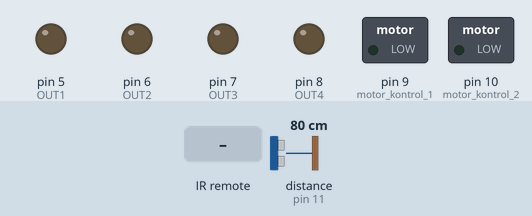
The sketch below on a simulated Arduino Uno, built with avr-gcc and run on an emulated ATmega328P. Shown: switched loads named in the sketch (green lamp = pin HIGH), output pins drawn as LEDs (lit = HIGH). Wiring (inferred from the names in the program): ultrasonic range finder: trigger pin 12; echo pin 11. Dashed ring = blinking. Inputs (shaded band) come from the test bench; at power-on: distance to the obstacle (sensor on pin 11) 80 cm. The echo pulse lasts 58.3 µs per cm; pins used as bus, display or sensor lines are not drawn.

Above: at 1.2 s.
1.3 s: distance to the obstacle (sensor on pin 11) set to 44 cm
2.8 s: distance to the obstacle (sensor on pin 11) set to 36 cm
At 3.2 s:
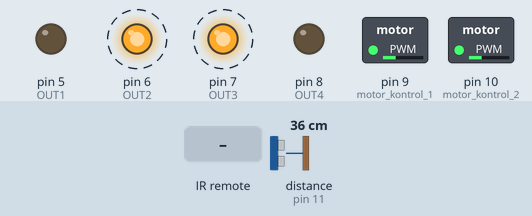
5.8 s: distance to the obstacle (sensor on pin 11) set to 60 cm
At 7.3 s:
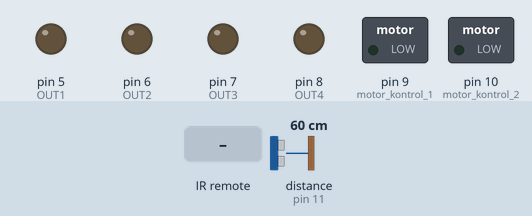
7.6 s: infrared code 0xFF18E7 received
At 8.0 s:
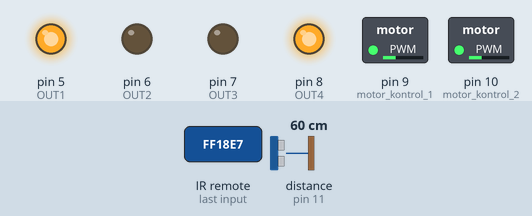
9.1 s: infrared code 0xFF10EF received
At 10.2 s:
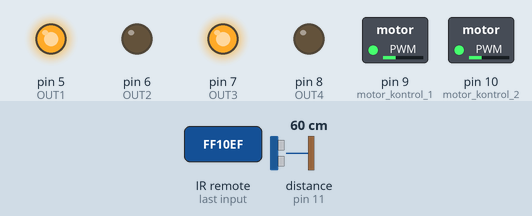
10.6 s: infrared code 0xFF5AA5 received
At 11.9 s:
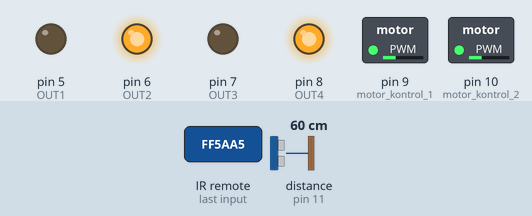
Timing chart, 0 to 13.1 s (numbered marks = the images above; inputs shaded):
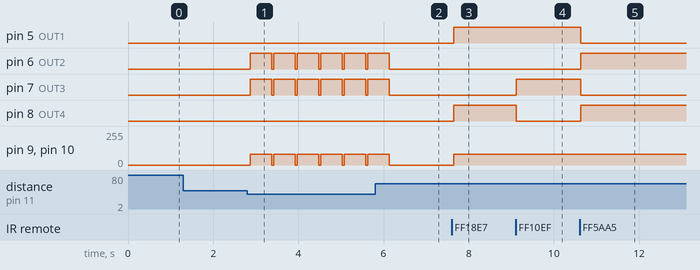

The sketch:

araba_projesi.ino
```cpp
#include <IRremote.h>

const int ir_kumanda_pini=2;
const int OUT1=5;
const int OUT2=6;
const int OUT3=7;
const int OUT4=8;
const int motor_kontrol_1=9;
const int motor_kontrol_2=10;
const int echoPin=11;
const int trigPin=12;
int hiz=80;
IRrecv ir_alicim(ir_kumanda_pini);
decode_results results;

 #define yukari_ok 16718055 //İLERİ GİT:YUKARI OK
 #define asagi_ok 16730805 //GERİ GİT:AŞAĞI OK
 #define sol_ok 16716015 //SOLA DÖN:SOL OK
 #define sag_ok 16734885 //SAĞA DÖN:SAĞ OK
 #define kare 16756815 //HIZ AZALT:KARE TUŞU
 #define yildiz 16738455 //HIZ ARTTIR:YILDIZ TUŞU
 #define tus_0 16750695 //DURDUR:0 TUŞU

void setup() {
pinMode(OUT1,OUTPUT);
pinMode(OUT2,OUTPUT);
pinMode(OUT3,OUTPUT);
pinMode(OUT4,OUTPUT);
pinMode(motor_kontrol_1,OUTPUT);
pinMode(motor_kontrol_2,OUTPUT);
pinMode(echoPin,INPUT);
pinMode(trigPin,OUTPUT);

digitalWrite(motor_kontrol_1,LOW);
digitalWrite(motor_kontrol_2,LOW);
digitalWrite(OUT1,LOW);
digitalWrite(OUT2,LOW);
digitalWrite(OUT3,LOW);
digitalWrite(OUT4,LOW);

ir_alicim.enableIRIn();
}

void loop()
{
int mesafe=mesafe_olcumu();
if(mesafe>40)
{
  if(ir_alicim.decode(&results))
  {
    switch(results.value)
    {
      case kare:
      if(hiz<255)
      hiz+=5;
      break;

      case yildiz:
      if(hiz>80)
      hiz-=5;
      break;

      case yukari_ok:
      motor_hareketleri(1,0,0,1,hiz);
      break;

      case asagi_ok:
      motor_hareketleri(0,1,1,0,hiz);
      break;

      case sol_ok:
      motor_hareketleri(1,0,1,0,hiz);
      break;

      case sag_ok:
      motor_hareketleri(0,1,0,1,hiz);
      break;

      case tus_0:
      motor_hareketleri(0,0,0,0,hiz);
      break;

    }
    ir_alicim.resume();
  }
}
else
{
  motor_hareketleri(0,1,1,0,hiz);
  delay(500);
  motor_hareketleri(0,0,0,0,0);
}

}

int mesafe_olcumu()
{
  long sure,mesafe;
  digitalWrite(trigPin,LOW);
  delayMicroseconds(2);
  digitalWrite(trigPin,HIGH);
  delayMicroseconds(10);
  digitalWrite(trigPin,LOW);
  sure=pulseIn(echoPin,HIGH);
  mesafe=sure/2/29.1;
  delay(50);
  return(mesafe);
}

void motor_hareketleri(int deger1,int deger2,int deger3,int deger4,int hiz)
{
  digitalWrite(OUT1,deger1);
  digitalWrite(OUT2,deger2);
  digitalWrite(OUT3,deger3);
  digitalWrite(OUT4,deger4);
  analogWrite(motor_kontrol_1,hiz);
  analogWrite(motor_kontrol_2,hiz);
}
```

Measured:
- the behaviour switches between 41 and 40 cm on distance to the obstacle (sensor on pin 11) (found by bisection; images 0 and 1)
- after the input at 1.3 s, every drawn part: stays the same
- after the input at 2.8 s, pin 6 (OUT2), pin 7 (OUT3): alternates HIGH for 0.50 s and LOW for 0.05 s, starting after 0.07 s; pin 9 (motor_kontrol_1), pin 10 (motor_kontrol_2): alternates 80/255 for 0.50 s and 0/255 for 0.05 s, starting after 0.07 s
- after the input at 5.8 s, pin 6 (OUT2), pin 7 (OUT3): goes on until 6.1 s, then stays LOW; pin 9 (motor_kontrol_1), pin 10 (motor_kontrol_2): goes on until 6.1 s, then stays 0/255
- after the input at 7.6 s, pin 5 (OUT1), pin 8 (OUT4): LOW → HIGH after 0.05 s; pin 9 (motor_kontrol_1), pin 10 (motor_kontrol_2): 0/255 → 80/255 after 0.05 s
- after the input at 9.1 s, pin 7 (OUT3): LOW → HIGH at once; pin 8 (OUT4): HIGH → LOW at once
- after the input at 10.6 s, pin 5 (OUT1), pin 7 (OUT3): HIGH → LOW at once; pin 6 (OUT2), pin 8 (OUT4): LOW → HIGH at once
